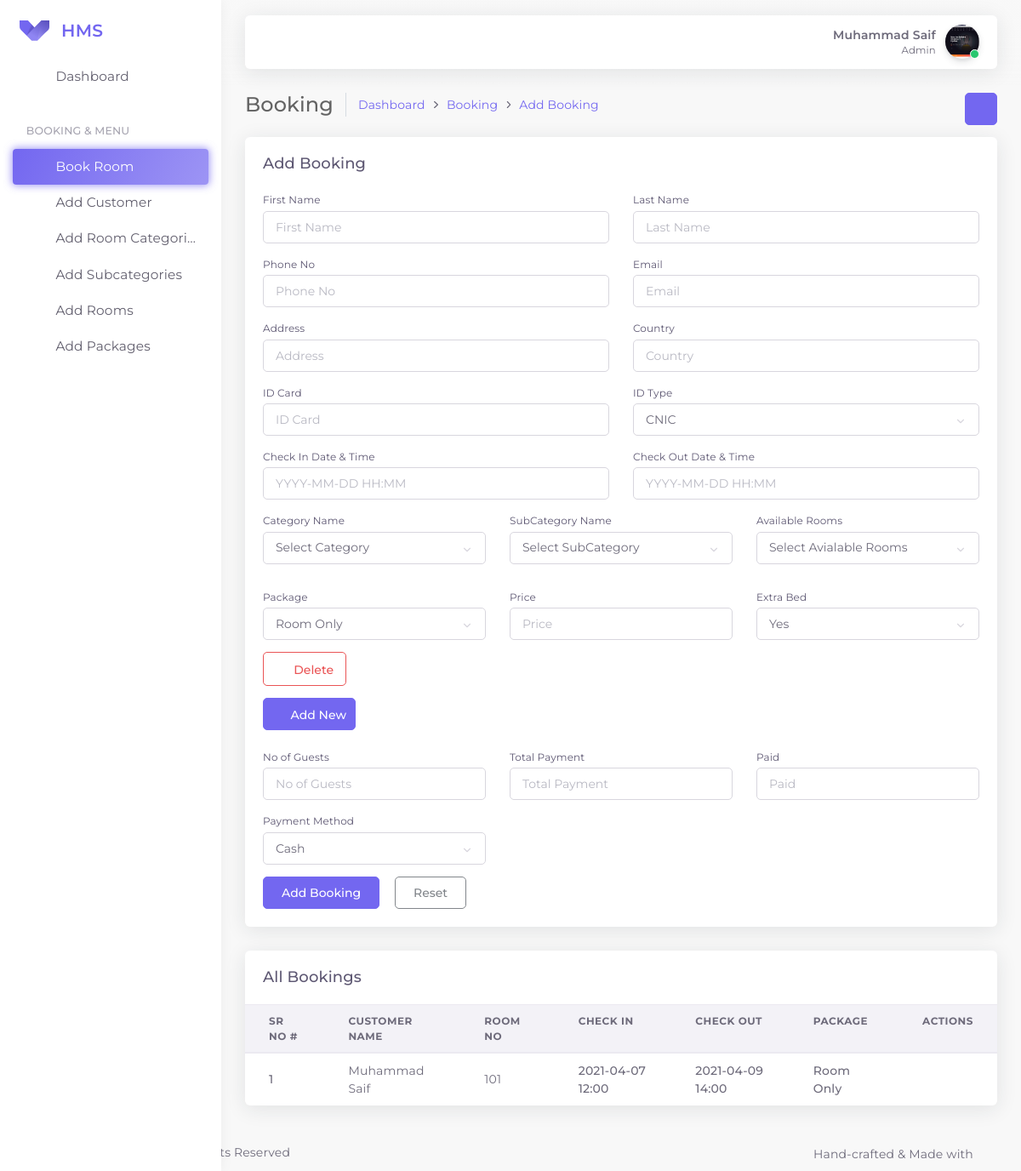
/themes/pages/booking.php (signed in), run on the app's committed database.
### tables this page shows
CREATE TABLE `hms_booking` (
  `bookid` int(11) NOT NULL,
  `customer_no` varchar(20) NOT NULL,
  `first_name` varchar(50) NOT NULL,
  `last_name` varchar(50) NOT NULL,
  `address` varchar(200) NOT NULL,
  `email` varchar(100) NOT NULL,
  `phone_no` varchar(100) NOT NULL,
  `id_card` varchar(50) NOT NULL,
  `id_card_type` varchar(50) NOT NULL,
  `country` varchar(25) NOT NULL,
  `catid` int(50) NOT NULL,
  `subcatid` int(50) NOT NULL,
  `room_no` varchar(50) NOT NULL,
  `extra_bed` varchar(50) NOT NULL,
  `pack_name` varchar(150) NOT NULL,
  `no_of_guests` int(10) NOT NULL,
  `check_in` varchar(100) NOT NULL,
  `check_out` varchar(100) NOT NULL,
  `total_payment` varchar(50) NOT NULL,
  `paid` varchar(50) DEFAULT NULL,
  `payment_method` varchar(50) NOT NULL,
  `status` varchar(10) NOT NULL,
  `created_at` datetime NOT NULL DEFAULT current_timestamp()
);

### app-assets/classes/Booking.php (called while the page is built, shortened)
<?php
class Booking
{
    protected $conn;
    public function __construct($conn)
    {
        $this->conn = $conn;
    }
    public function get_all_bookings()
    {
        $stmt = $this->conn->prepare("SELECT * FROM hms_booking ORDER BY bookid DESC");
        $stmt->execute();
        $stmt->setFetchMode(PDO::FETCH_ASSOC);
        $bookings = $stmt->fetchAll();
        if ($bookings) {
            return $bookings;
        } else {
            return false;
        }
    }
}

### app-assets/includes/getbooking.php (the view, shortened to what this page needs)
<?php
$db = new DbConnect;
$conn = $db->DbConnection();
$bookings = new Booking($conn);
$booked = $bookings->get_all_bookings();
?>
<div class="row" id="basic-table">
    <div class="col-12">
        <div class="card">
            <div class="card-header">
                <h4 class="card-title">All Bookings</h4>
            </div>
            <div class="table-responsive">
                <table class="table">
                    <thead>
                        <tr>
                            <th>Sr No #</th>
                            <th>Customer Name</th>
                            <th>Room No</th>
                            <th>Check In</th>
                            <th>Check out</th>
                            <th>Package</th>
                            <th>Actions</th>
                        </tr>
                    </thead>
                    <tbody>
                        <?php
                        if ($booked) {
                            $i = 1;
                            foreach ($booked as $bookdata) {
                                echo '<tr>
                            <td>
                                <span class="font-weight-bold">' . $i . '</span>
                            </td>
                            <td>' . $bookdata["first_name"] . ' ' . $bookdata["last_name"] . '</td>
                            <td>' . $bookdata["room_no"] . '</td>
                            <td class="font-weight-bold">' . $bookdata["check_in"] . '</td>
                            <td class="font-weight-bold">' . $bookdata["check_out"] . '</td>
                            <td class="font-weight-bold">' . $bookdata["pack_name"] . '</td>
                            <td>
                            <div class="dropdown">
                            <button type="button" class="btn btn-sm dropdown-toggle hide-arrow" data-toggle="dropdown">
                                <i data-feather="more-vertical"></i>
                            </button>
                            <div class="dropdown-menu">
                                <a class="dropdown-item" href="/booking/print/'.$bookdata["bookid"].'">
                                    <i data-feather="file" class="mr-50"></i>
                                    <span>Print</span>
                                </a>
                                <a class="dropdown-item" href="javascript:void(0);">
                                    <i data-feather="trash" class="mr-50"></i>
                                    <span>Delete</span>
                                </a>
                            </div>
                        </div>
                            </td>
                        </tr>';
                                $i++;
                            }
                        } else {
                            echo "<tr><td class='p-1'> No Booking Found.</td><tr>";
                        }
                        ?>
                    </tbody>
                </table>
            </div>
        </div>
    </div>
</div>

### data on the page
hms_booking: first_name "Muhammad", last_name "Saif", room_no "101", check_in "2021-04-07 12:00", check_out "2021-04-09 14:00", pack_name "Room Only"

### other printed values
$_SESSION["full_name"] "Muhammad Saif"
$_SESSION["role_id"] "Admin"
